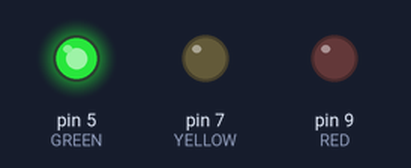
A sketch run on a simulated Arduino Uno, built with avr-gcc and run on an emulated ATmega328P. Shown: output pins drawn as LEDs (lit = HIGH).

Above: at 1.5 s.
At 3.5 s:
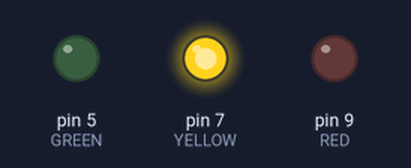
At 5.5 s:
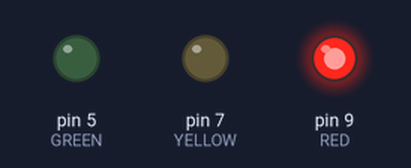
Timing chart, 0 to 9.1 s (numbered marks = the images above):
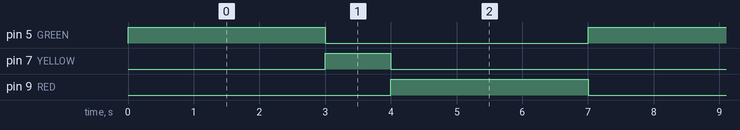

Measured:
- by itself, pin 5 (GREEN), pin 9 (RED): alternates HIGH for 3.0 s and LOW for 4.0 s
- by itself, pin 7 (YELLOW): alternates HIGH for 1.0 s and LOW for 6.0 s
- by itself, everything shown: repeats every 7.0 s, in 4 steps

The sketch:

P-2-Traffic_Light._Optimized_Code.ino
```cpp
// USING VARIABLES IN THE CODE
// THIS WILL HELP TO CHANGE THINGS ONCE SO WE DO NOT HAVE TO CHANGE THINGS EVERYWHERE
int DELAY_TIME_GREEN_AND_RED = 3000;
int DELAY_TIME_YELLOW = 1000;
int GREEN = 5;
int YELLOW = 7;
int RED = 9;

void setup() {
  pinMode(GREEN, OUTPUT);
  pinMode(YELLOW, OUTPUT);
  pinMode(RED, OUTPUT);
}

void loop() {
  // Green
  digitalWrite(GREEN, HIGH);
  delay(DELAY_TIME_GREEN_AND_RED);
  digitalWrite(GREEN, LOW);
  // Yellow
  digitalWrite(YELLOW, HIGH);
  delay( DELAY_TIME_YELLOW);
  digitalWrite(YELLOW, LOW);
  // Red
  digitalWrite(RED, HIGH);
  delay(DELAY_TIME_GREEN_AND_RED);
  digitalWrite(RED, LOW);
}
```
